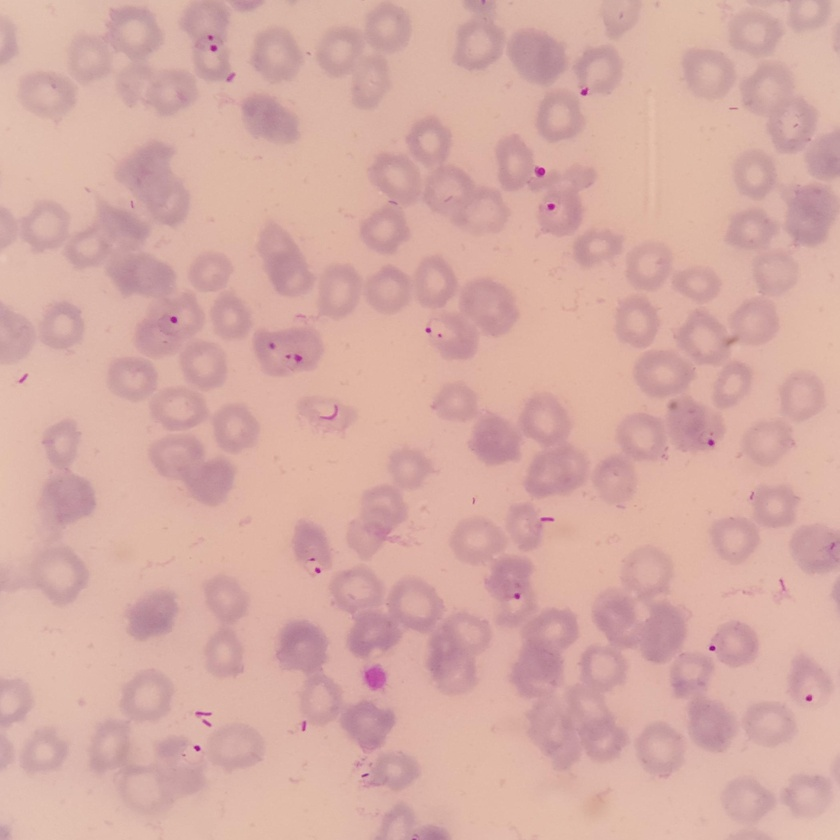
#> input picture backend/debug_crops/crop_0e87e563-ea5d-49b5-93ec-686f7cb916ec.jpg, 840 x 840 px, shrunk from 2090 x 2090 before the run
$ python -i diastant.py   (imports and definitions only)
#> lines starting #> are read from the running program, lines starting #| are printed output that depends on the picture; after the words box and inside, x2 and y2 are one past the last pixel; in counts of white or black regions, pixels touching at a corner belong together
import cv2
import numpy as np
import math

def calculate_marginal_ratio(image_path, save_viz_path=None):
    """
    ปรับปรุง: เน้นการหาขอบเขตเซลล์ (Segmentation) ให้เนียนขึ้นด้วย Otsu + Convex Hull
    และคำนวณ Marginal Ratio แบบ Radial Projection (เส้นตรง)
    """
    img = cv2.imread(image_path)
#> img is the input picture: shape (840, 840, 3); mean B, G, R 165.1, 172.4, 214.5
    if img is None: return 0.0

    # --- 1. Preprocessing (แก้ใหม่เพื่อให้ได้รูปทรงเซลล์ที่ดีขึ้น) ---
    gray = cv2.cvtColor(img, cv2.COLOR_BGR2GRAY)
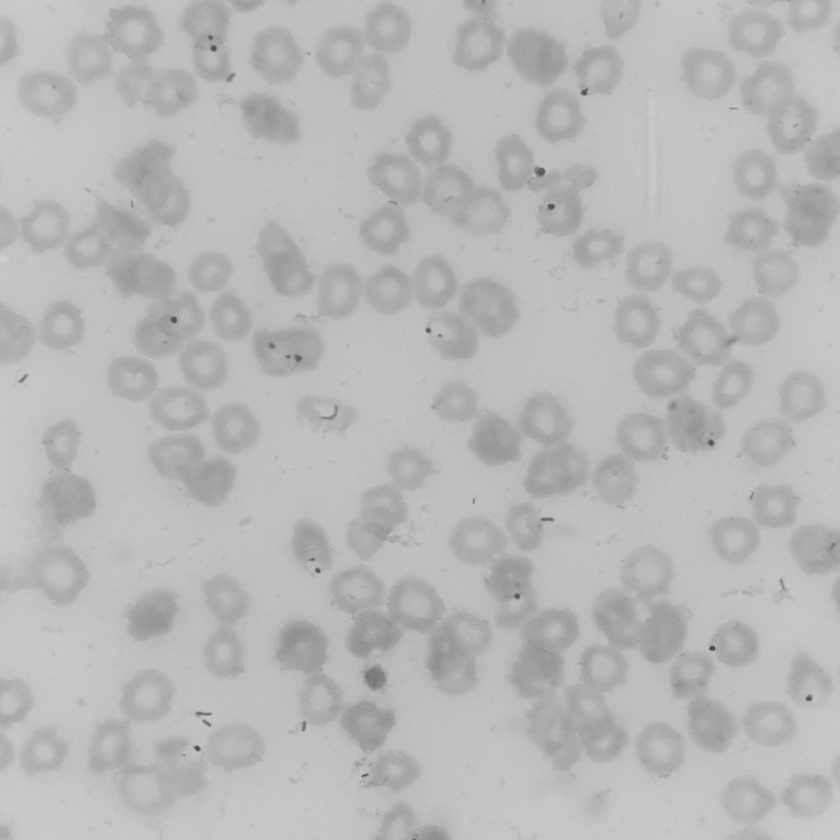
#> gray: shape (840, 840); min 63, max 205, mean 184.2

    # GaussianBlur ช่วยลด Noise เล็กๆ น้อยๆ
    blurred = cv2.GaussianBlur(gray, (11, 11), 0)

    # [แก้จุดที่ 1] ใช้ Otsu's Thresholding แทน Adaptive
    # Otsu จะหาค่า Threshold กลางที่แยก Background กับ Cell ได้ดีกว่าในภาพ Microscope
    _, cell_thresh = cv2.threshold(blurred, 0, 255, cv2.THRESH_BINARY_INV + cv2.THRESH_OTSU)
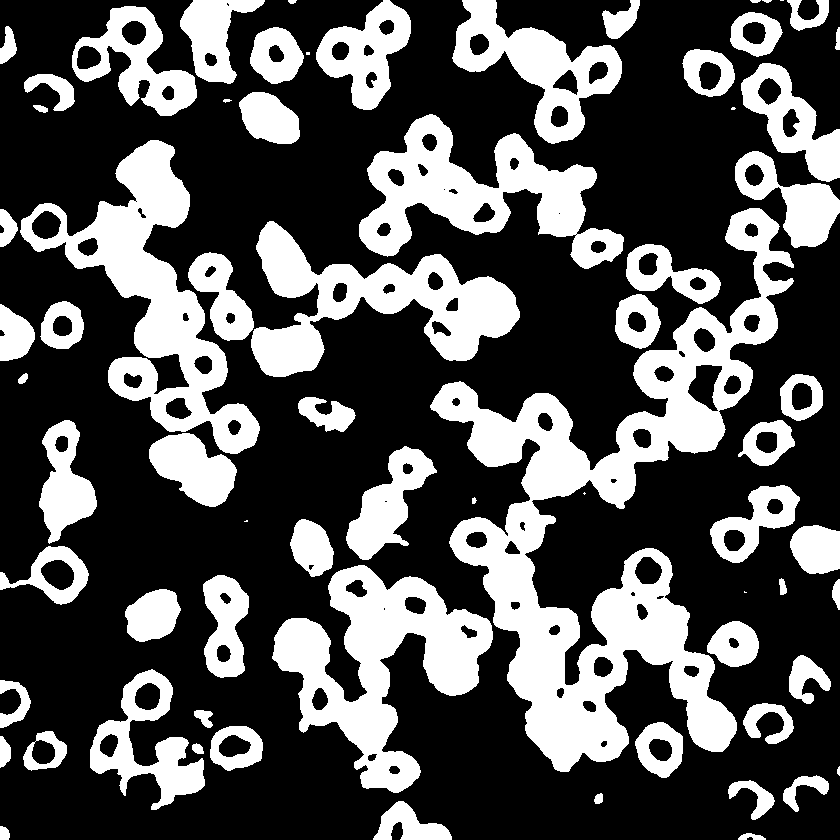
#> cell_thresh: shape (840, 840); 32.7% white; 71 white regions (6 under 20 px), largest, box (x1, y1, x2, y2) and area: (430, 208, 794, 772) 54444, (20, 140, 260, 454) 21492, (272, 565, 493, 793) 20785

    # Morphology: Closing เพื่อถมรูเล็กๆ ภายในเซลล์ให้เต็ม
    kernel = cv2.getStructuringElement(cv2.MORPH_ELLIPSE, (5, 5))
    cell_mask = cv2.morphologyEx(cell_thresh, cv2.MORPH_CLOSE, kernel, iterations=3)
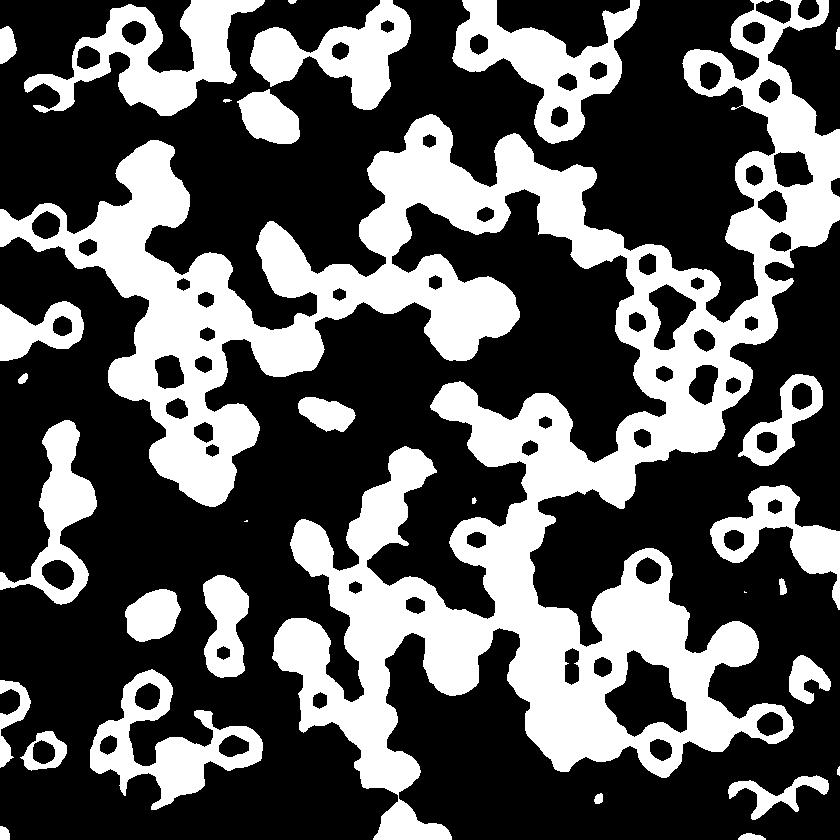
#> cell_mask: shape (840, 840); 34.8% white; 30 white regions (2 under 20 px)

    # หา Contours
    cell_cnts, _ = cv2.findContours(cell_mask, cv2.RETR_EXTERNAL, cv2.CHAIN_APPROX_SIMPLE)
#> cell_cnts = 30 contours, 6 with area under 20; largest, box (x1, y1, x2, y2) and area: (0, 0, 840, 840) 190630, (24, 0, 265, 116) 11236, (452, 0, 640, 144) 10959, (90, 669, 263, 810) 9139, (250, 0, 411, 110) 7871
    if not cell_cnts: return 0.0

    # เลือก Contour ที่ใหญ่ที่สุด (สมมติว่าเป็นเซลล์หลัก)
    raw_cnt = max(cell_cnts, key=cv2.contourArea)
#> raw_cnt = contour of 4852 points, box (x1, y1, x2, y2) (0, 0, 840, 840), area 190630

    # [แก้จุดที่ 2] ใช้ Convex Hull
    # ช่วยแก้ปัญหาขอบหยักๆ ให้กลายเป็นรูปทรงโค้งมน (เหมือนเม็ดเลือดแดงจริง)
    main_cell_cnt = cv2.convexHull(raw_cnt)
#> main_cell_cnt = contour of 16 points, box (x1, y1, x2, y2) (0, 0, 840, 840), area 491980

    # สร้าง Mask สุดท้ายจาก Hull ที่เรียบเนียนแล้ว
    final_cell_mask = np.zeros_like(gray)
    cv2.drawContours(final_cell_mask, [main_cell_cnt], -1, 255, -1)
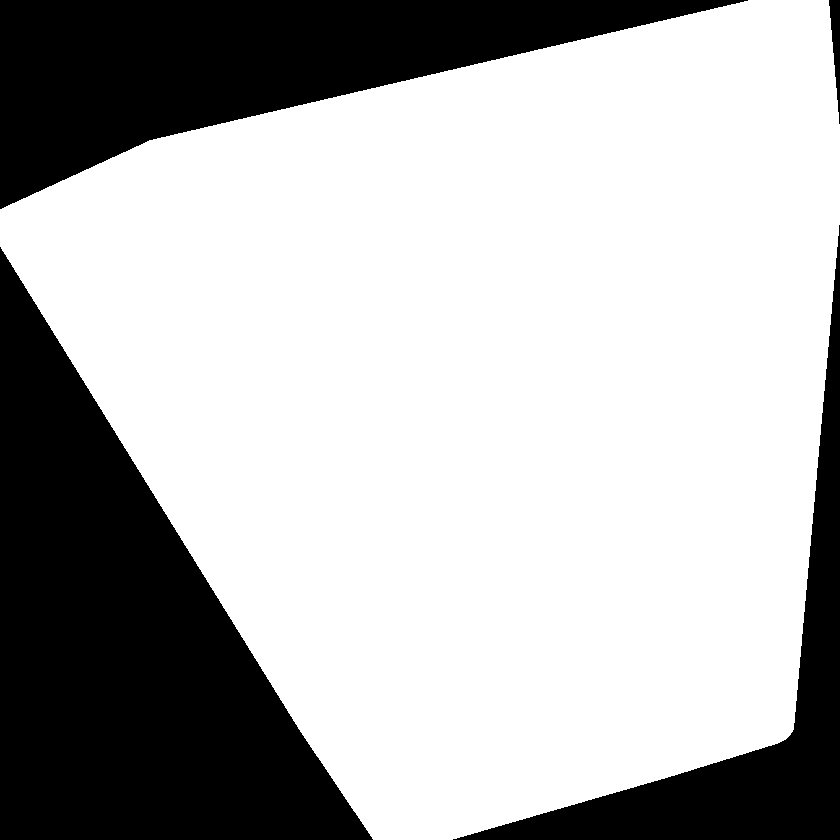
#> final_cell_mask: shape (840, 840); 69.9% white; 4 black regions, box (x1, y1, x2, y2) and area: (0, 247, 373, 840) 109355, (0, 0, 748, 209) 68291, (453, 225, 840, 840) 33963, (829, 0, 840, 124) 715

    # --- 2. หาจุดศูนย์กลางเซลล์ (Centroid) ---
    Mc = cv2.moments(main_cell_cnt)
#> Mc = moments, m00 491979.5, centre m10/m00, m01/m00 = (486.4, 399.7)
    if Mc['m00'] == 0: return 0.0
    cx, cy = int(Mc['m10']/Mc['m00']), int(Mc['m01']/Mc['m00'])
#> cx = 486; cy = 399

    # --- 3. หาจุดโครมาทิน (Darkest Point) ---
    # ใช้ Mask เพื่อหาจุดมืดสุดเฉพาะในเขตเซลล์
    min_val, max_val, min_loc, max_loc = cv2.minMaxLoc(gray, mask=final_cell_mask)
#> min_val = 63; max_val = 203; min_loc = (713, 647); max_loc = (653, 111)
    px, py = min_loc
#> px = 713; py = 647

    # --- 4. คำนวณจุดตัดขอบเซลล์ (Radial Projection) ---
    # คำนวณองศาจาก Center ไปหา Chromatin
    target_angle = math.atan2(py - cy, px - cx)
#> target_angle = 0.83

    best_edge_point = (px, py)
#> best_edge_point = (713, 647)
    min_angle_diff = float('inf')

    # วนลูปจุดบน Convex Hull เพื่อหาจุดที่ตรงกับองศานี้ที่สุด
    # (Convex Hull มีจำนวนจุดน้อยกว่า Contour ดิบ ทำให้ทำงานเร็วและแม่นยำกว่า)
    for point in main_cell_cnt:
        ex, ey = point[0]
        if ex == cx and ey == cy: continue # ป้องกันจุดซ้ำศูนย์กลาง

        curr_angle = math.atan2(ey - cy, ex - cx)

        # คำนวณความต่างขององศา (จัดการเรื่องวงกลม 360 องศา -PI ถึง PI)
        diff = abs(curr_angle - target_angle)
        if diff > math.pi:
            diff = 2 * math.pi - diff

        if diff < min_angle_diff:
            min_angle_diff = diff
            best_edge_point = (ex, ey)
#> this loop made 16 passes
#> (ex, ey, curr_angle, diff, min_angle_diff) on passes 1 to 5: (828, 0, -0.862, 1.69, 1.69), (839, 129, -0.653, 1.48, 1.48), (839, 219, -0.472, 1.3, 1.3), (793, 728, 0.82, 0.0096, 0.0096), (792, 731, 0.826, 0.00345, 0.00345)
#> (ex, ey, curr_angle, diff) on passes 6 to 11: (788, 736, 0.84, 0.0105), (786, 738, 0.846, 0.0168), (776, 743, 0.87, 0.0408), (666, 777, 1.13, 0.297), (451, 839, 1.65, 0.821), (373, 839, 1.82, 0.993)
#> after the loop, min_angle_diff = 0.00345

    # --- 5. คำนวณ Ratio ---
    # ระยะจาก Center -> Chromatin
    dist_c_to_p = math.sqrt((px - cx)**2 + (py - cy)**2)
#> dist_c_to_p = 336.2

    # ระยะจาก Center -> Edge (รัศมีรวมในทิศทางนั้น)
    bx, by = best_edge_point
#> bx = 792; by = 731
    dist_c_to_edge = math.sqrt((bx - cx)**2 + (by - cy)**2)
#> dist_c_to_edge = 451.5

    if dist_c_to_edge == 0:
        ratio = 0.0
    else:
        ratio = dist_c_to_p / dist_c_to_edge
#> ratio = 0.745

    # --- 6. Visualization ---
    if save_viz_path:
        viz = np.zeros_like(img)

        # วาดเส้นขอบ (Convex Hull) สีขาว
        cv2.drawContours(viz, [main_cell_cnt], -1, (255, 255, 255), 1)

        # วาดเส้นไกด์ไลน์จางๆ จาก Center -> Edge
        cv2.line(viz, (cx, cy), best_edge_point, (50, 50, 50), 1)

        # เส้น Center -> Chromatin (สีฟ้า)
        cv2.line(viz, (cx, cy), (px, py), (255, 255, 0), 2)

        # เส้น Chromatin -> Edge (สีชมพู)
        cv2.line(viz, (px, py), best_edge_point, (255, 0, 255), 2)

        # จุด Marker
        cv2.circle(viz, (cx, cy), 3, (0, 255, 0), -1)      # เขียว (Center)
        cv2.circle(viz, (px, py), 3, (0, 0, 255), -1)      # แดง (Chromatin)
        cv2.circle(viz, best_edge_point, 3, (255, 0, 255), -1) # ชมพู (Edge)

        cv2.imwrite(save_viz_path, viz)

    return round(min(ratio, 1.0), 4)

>>> result = calculate_marginal_ratio('../debug_crops/crop_0e87e563-ea5d-49b5-93ec-686f7cb916ec.jpg')
#> result = 0.745
